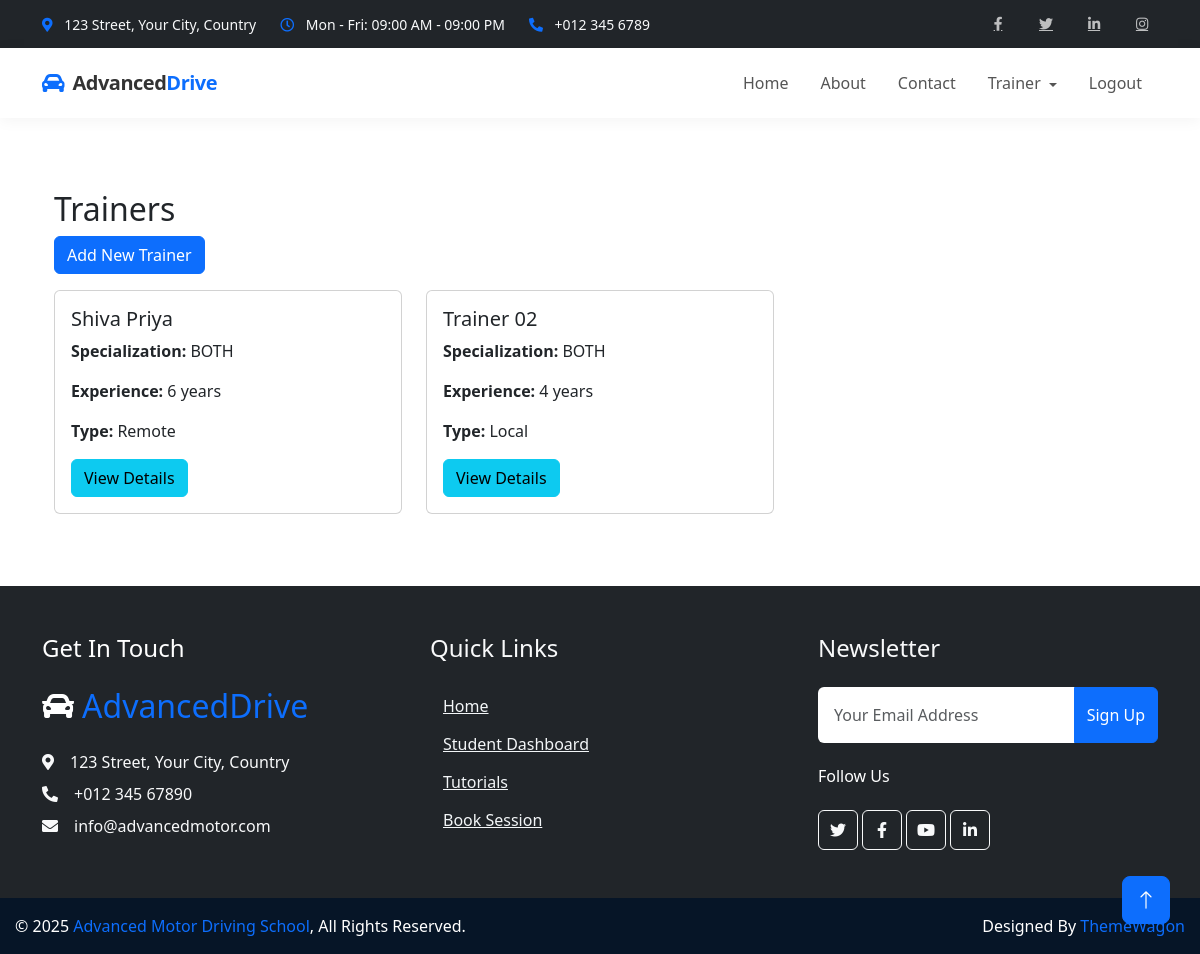
/trainer/trainers/ (signed in), run on the app's committed database.
### trainers/models.py (models this page shows, shortened)
class Trainer(models.Model):
    user = models.OneToOneField(
        settings.AUTH_USER_MODEL,
        on_delete=models.CASCADE,
        related_name='driving_trainer_profile'
    )
    SPECIALIZATION_CHOICES = [
        ('CAR', 'Car'),
        ('SCOOTY', 'Scooty'),
        ('BOTH', 'Both Car and Scooty'),
        ('OTHER', 'Other')
    ]
    specialization = models.CharField(
        max_length=10,
        choices=SPECIALIZATION_CHOICES,
        default='BOTH'
    )
    experience = models.PositiveIntegerField(
        validators=[MinValueValidator(0)],
        default=0,
        help_text="Years of experience as a driving trainer"
    )
    AVAILABILITY_CHOICES = [
        ('WEEKDAY', 'Weekdays Only'),
        ('WEEKEND', 'Weekends Only'),
        ('MORNING', 'Morning Shifts Only'),
        ('EVENING', 'Evening Shifts Only'),
        ('FLEXIBLE', 'Flexible Schedule'),
        ('CUSTOM', 'Custom Schedule')
    ]
    availability = models.CharField(
        max_length=10,
        choices=AVAILABILITY_CHOICES,
        default='FLEXIBLE'
    )
    is_remote = models.BooleanField(
        default=False,
        help_text="Whether this trainer provides remote training services"
    )
    service_area = models.CharField(
        max_length=255,
        blank=True,
        null=True,
        help_text="Geographic areas where remote training is available"
    )
    max_students = models.PositiveIntegerField(
        default=10,
        validators=[MinValueValidator(1)],
        help_text="Maximum number of students this trainer can handle at once"
    )
    date_joined = models.DateField(
        default=timezone.now,
        help_text="Date when the trainer joined the driving school"
    )
    license_number = models.CharField(
        max_length=50,
        blank=True,
        null=True,
        help_text="Trainer's driving license number"
    )
    notes = models.TextField(
        blank=True,
        null=True,
        help_text="Additional notes about the trainer"
    )
    is_active = models.BooleanField(
        default=True,
        help_text="Whether this trainer is currently active"
    )
    class Meta:
        ordering = ['-experience', 'user__last_name']

### trainers/views.py (the view)
# urls.py: path('trainers/', views.trainer_list, name='trainer_list'),
@login_required
def trainer_list(request):
    trainers = Trainer.objects.all()
    return render(request, 'trainers/trainer_list.html', {'trainers': trainers})

### trainers/templates/trainers/trainer_list.html
{% extends 'base.html' %}
{% block content %}
<div class="container mt-4">
    <h2>Trainers</h2>
    <a href="{% url 'trainers:trainer_create' %}" class="btn btn-primary mb-3">Add New Trainer</a>
    <div class="row">
        {% for trainer in trainers %}
        <div class="col-md-4 mb-4">
            <div class="card">
                <div class="card-body">
                    <h5 class="card-title">{{ trainer.user.get_full_name }}</h5>
                    <p class="card-text"><strong>Specialization:</strong> {{ trainer.specialization }}</p>
                    <p class="card-text"><strong>Experience:</strong> {{ trainer.experience }} years</p>
                    <p class="card-text"><strong>Type:</strong> {% if trainer.is_remote %}Remote{% else %}Local{% endif %}</p>
                    <a href="{% url 'trainers:trainer_detail' trainer.id %}" class="btn btn-info">View Details</a>
                </div>
            </div>
        </div>
        {% empty %}
        <div class="col-12">
            <p>No trainers available.</p>
        </div>
        {% endfor %}
    </div>
</div>
{% endblock %}

### static/css/style.css (style rules this page uses)
:root { --primary: #F3BD00; --secondary: #757575; --light: #F3F6F8; --dark: #0C2B4B; }
.btn { font-weight: 500; transition: .5s; }
.btn.btn-primary, .btn.btn-outline-primary:hover { color: #FFFFFF; }

### templates/base.html (style rules this page uses)
html, body { height: 100%; margin: 0; padding: 0; display: flex; flex-direction: column; }

### data on the page
Trainer: user.get_full_name "Shiva Priya", specialization "BOTH", experience "6", is_remote "Remote"
Trainer: user.get_full_name "Trainer 02", specialization "BOTH", experience "4", is_remote "Local"
